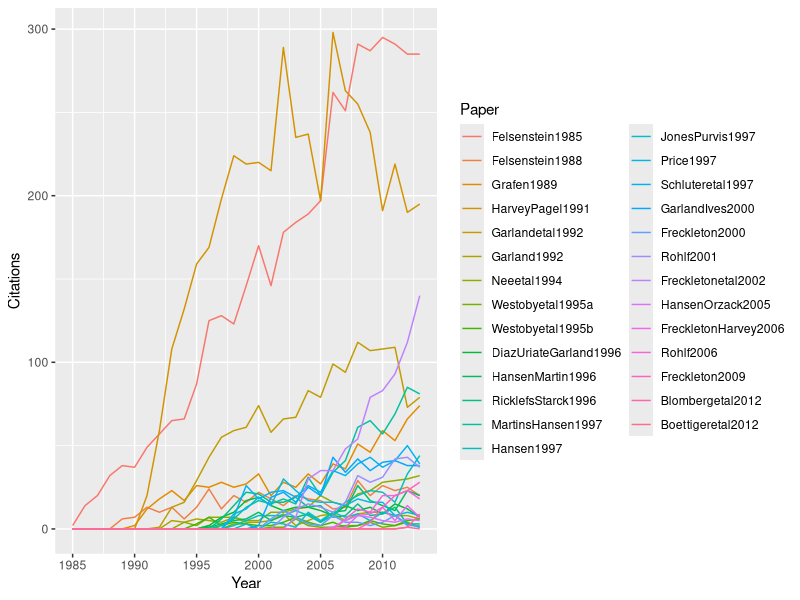

The R script that drew this image:
library(ggplot2)
library(reshape)

ds <- read.csv("Data/CitesThruTime.csv")

# Reshape the data so it's in long format
data_long <- melt(ds, id = "Year")

pdf("Manuscript/Figures/CitationsPerYear_AllPapers")

# Graph showing how citations change through time
# for key PCM papers
myplot <- ggplot(data = data_long,
                 aes(x = Year, y = value, colour = variable))
    
# Modifications to graph including legend, y-axis label etc.
myplot + 
geom_line() + 
guides(col = guide_legend(nrow = 14, title = "Paper"), size = 0.5) +
ylab("Citations")

dev.off()

# Need to limit to fewer papers to get a clearer graph
